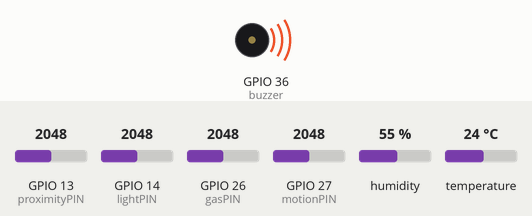
Simulated run of this sketch. Board: ESP32. Shown: buzzer (waves = sounding, pin HIGH). The test bench sets the inputs (shaded band); at power-on: GPIO 13 (proximityPIN) = 2048, GPIO 14 (lightPIN) = 2048, GPIO 26 (gasPIN) = 2048, GPIO 27 (motionPIN) = 2048, humidity 55 %, temperature 24 °C. WiFi joins after 1.5 s; servers stay silent unless stated; what the sketch prints to the serial monitor is not drawn.

Above: at 3.0 s.
3.1 s: GPIO 13 (proximityPIN) set to 545
4.6 s: GPIO 13 (proximityPIN) set to 486
At 5.6 s:
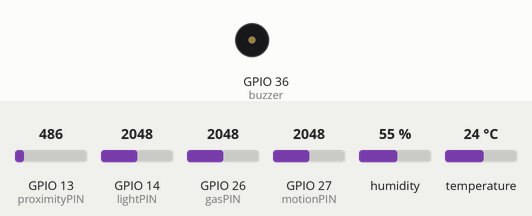
6.1 s: GPIO 13 (proximityPIN) set to 552
At 6.7 s:
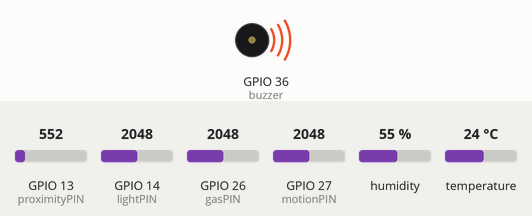
7.6 s: GPIO 13 (proximityPIN) set to 472
At 9.0 s:
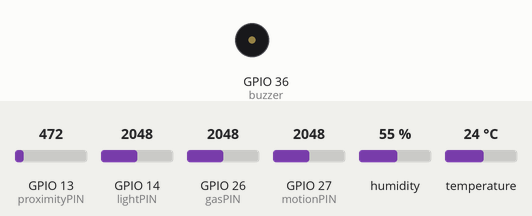
Timing chart, 0 to 10.1 s (numbered marks = the images above; inputs shaded):
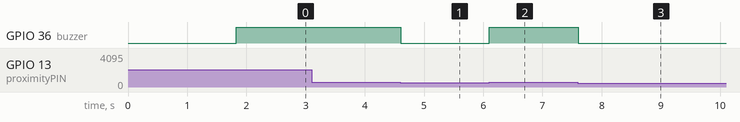

Measured:
- the behaviour switches between 513 and 512 on GPIO 13 (proximityPIN) (found by bisection; images 0 and 1)
- after the input at 4.6 s, GPIO 36 (buzzer): HIGH → LOW at once
- after the input at 6.1 s, GPIO 36 (buzzer): LOW → HIGH at once
- after the input at 7.6 s, GPIO 36 (buzzer): HIGH → LOW at once

The sketch:

homeautomation.ino
```cpp
#include <Blynk.h>
#define BLYNK_PRINT Serial
#include <WiFi.h>
#include<WiFiClient.h>
#include <BlynkSimpleEsp32.h>
#include <DHT.h>


/************************* Pin Definition *********************************/
#define DHTTYPE DHT11     // DHT 11
//#define DHTTYPE DHT22   // DHT 22, AM2302, AM2321
//#define DHTTYPE DHT21   // DHT 21, AM2301

//Relays for switching appliances
#define Relay1            23// GP23 pin for Hall light
#define Relay2            22// GP22 pin for TV

//DHT11 for reading temperature and humidity value
#define DHTPIN            12
#define proximityPIN      13
#define lightPIN          14
#define gasPIN            26
#define motionPIN         27

//buzzer to use it for alert
#define buzzer            36

int proximity;
int light;
int gas;
int motion;
// You should get Auth Token in the Blynk App.
// Go to the Project Settings (nut icon).
char auth[] = "VS2mjuY-x8rJPhqUD509jHmIXWJvzse-";

// Uncomment whatever type you're using!

DHT dht(DHTPIN, DHTTYPE);
BlynkTimer timer;
// Your WiFi credentials.
// Set password to "" for open networks.
char ssid[] = "ShardaVilla";
char pass[] = "6355551879";
// This function sends Arduino's up time every second to Virtual Pin (5).
// In the app, Widget's reading frequency should be set to PUSH. This means
// that you define how often to send data to Blynk App.
void sendSensor()
{
  float h = dht.readHumidity();
  float t = dht.readTemperature(); // or dht.readTemperature(true) for Fahrenheit

  if (isnan(h) || isnan(t)) {
    Serial.println("Failed to read from DHT sensor!");
    return;
  }
  // You can send any value at any time.
  // Please don't send more that 10 values per second.
  Blynk.virtualWrite(V0, t);
  Blynk.virtualWrite(V1, proximity);
  Blynk.virtualWrite(V2, gas);
  Blynk.virtualWrite(V3, motion);
  Blynk.virtualWrite(V4, light);

 }

void setup()
{
  // Debug console
  Serial.begin(115200);

  Serial.print("Connecting to ");

  Serial.println(ssid);

  WiFi.begin(ssid, pass);

  int wifi_ctr = 0;

  while (WiFi.status() != WL_CONNECTED) {

    delay(500);

    Serial.print(".");

  }

  Serial.println("WiFi connected");
  Blynk.begin(auth, ssid, pass);

  dht.begin();
  pinMode(buzzer, OUTPUT);


}

void loop()
{

  // Now we can publish stuff!

  float t = dht.readTemperature();
  Serial.print("temperature=");Serial.print(t);
  Blynk.virtualWrite(V0, t);

  gas = analogRead(gasPIN);
  Serial.print("Gas - "); Serial.println(gas);
  Blynk.virtualWrite(V2, gas);

  motion = analogRead(motionPIN);
  if (motion > 512)
  {
    motion = 1;

  }
  else
  {
    motion = 0;


  }
  Blynk.virtualWrite(V3, motion);


  proximity = analogRead(proximityPIN);
  Serial.print("Proximity - "); Serial.println(proximity);
  if (proximity>512)
  {
    proximity = 1;
    digitalWrite(buzzer, HIGH);
    Blynk.email("Security check", "someone entered !");
  }
  else
  {
    proximity = 0;
    digitalWrite(buzzer, LOW);
  }
  Blynk.virtualWrite(V1, proximity);


  int raw_light = analogRead(lightPIN);
  light = map(raw_light, 100, 0, 0, 100);
  Serial.print("Light - "); Serial.println(light);
  Blynk.virtualWrite(V4, light);


  Blynk.run();
  timer.run();

}
```
